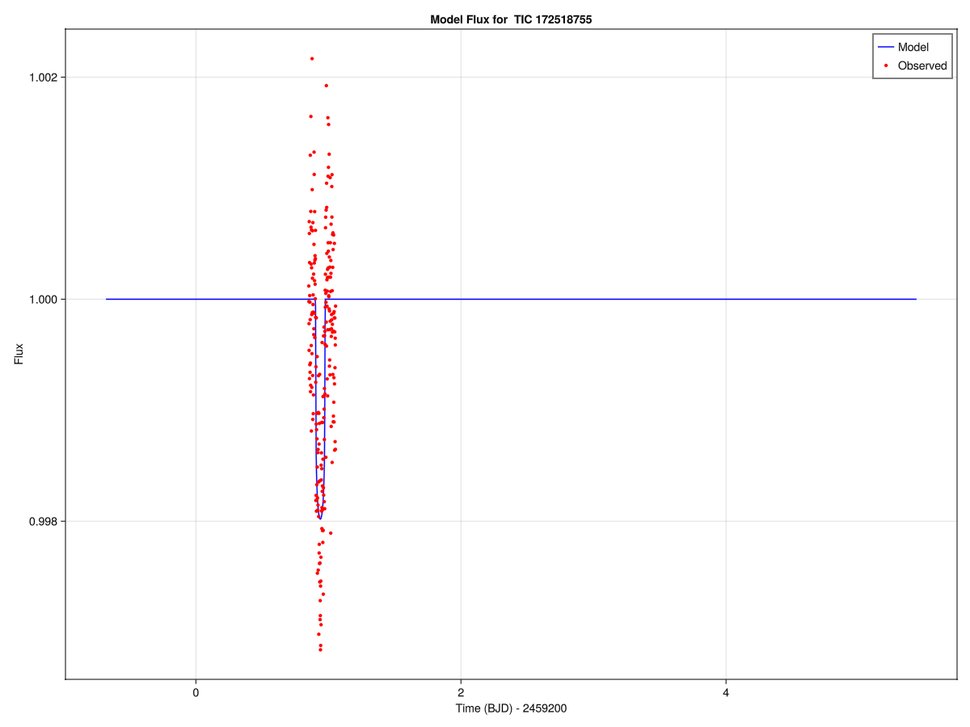
#> input picture julia/exoplanets/transitmodel_example_parameters_model_flux.png, 970 x 727 px, shrunk from 1200 x 900 before the run
$ python tiles_from_png.py ../../julia/exoplanets/transitmodel_example_parameters_model_flux.png out.png   (older library calls are emulated)
#> lines starting #> are read from the running program, lines starting #| are printed output that depends on the picture
#!/usr/local/bin/python3

# Convert a png image to tiles
# Adapted from https://stackoverflow.com/questions/45950124/creating-image-tiles-mn-of-original-image-using-python-and-numpy

import os
import sys
import numpy as np
import astropy.io.fits as pyfits
import scipy
import scipy.misc
import math as m

from time import gmtime, strftime  # for utc

if len(sys.argv) == 1:
  print(" ")
  print("Usage: tiles_from_png.py infile.png outfile_base ")
  print(" ")
  sys.exit("Convert a png image to tiles\n")
elif len(sys.argv) ==3:
  infile = sys.argv[1]
  outfile_base = sys.argv[2]
else:
  print(" ")
  print("Usage: tiles_from_png.py infile.png outfile_base ")
  print(" ")
  sys.exit("Convert a png image to tiles\n")

# Set a overwrite flag True so that images can be overwritten
# Otherwise set it False for safety

overwriteflag = True

# Assign image data to numpy array
# Convert color images to grayscale using native flatten option
inimage = scipy.misc.imread(infile, flatten=1)
#> inimage: shape (727, 970) float32; min 0, max 255, mean 252.3

inimage_shape = inimage.shape
#> inimage_shape = (727, 970)
tile_size = (256, 256)
offset = (256, 256)

for i in range(int(m.ceil(inimage_shape[0]/(offset[1] * 1.0)))):
    for j in range(int(m.ceil(inimage_shape[1]/(offset[0] * 1.0)))):
        cropped_image = inimage[offset[1]*i:min(offset[1]*i+tile_size[1], inimage_shape[0]), offset[0]*j:min(offset[0]*j+tile_size[0], inimage_shape[1])]
        # Debugging the tiles
        scipy.misc.imsave(outfile_base +"_"+ str(i) + "_" + str(j) + ".png", cropped_image)
#> this loop made 3 passes
#> pass 1, `scipy.misc.imsave(outfile_base +"_"+ str(i) + "_" + str(j) + ".png", c..`:
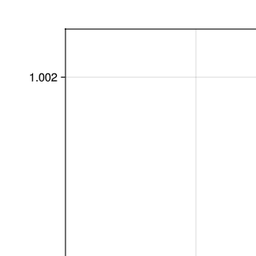
#> saved as out.png_0_0.png: PIL image 256x256 L; min 0, max 255, mean 252.9
#> pass 1, `scipy.misc.imsave(outfile_base +"_"+ str(i) + "_" + str(j) + ".png", c..`:
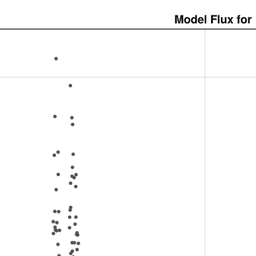
#> saved as out.png_0_1.png: PIL image 256x256 L; min 0, max 255, mean 251.8
#> pass 1, `scipy.misc.imsave(outfile_base +"_"+ str(i) + "_" + str(j) + ".png", c..`:
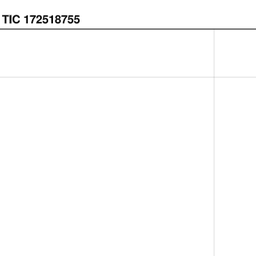
#> saved as out.png_0_2.png: PIL image 256x256 L; min 0, max 255, mean 252.9
#> pass 1, `scipy.misc.imsave(outfile_base +"_"+ str(i) + "_" + str(j) + ".png", c..`:
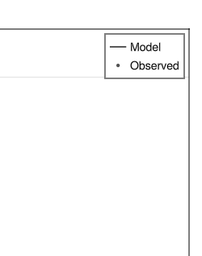
#> saved as out.png_0_3.png: PIL image 202x256 L; min 0, max 255, mean 250.8

exit()
#> (the program exits here)
